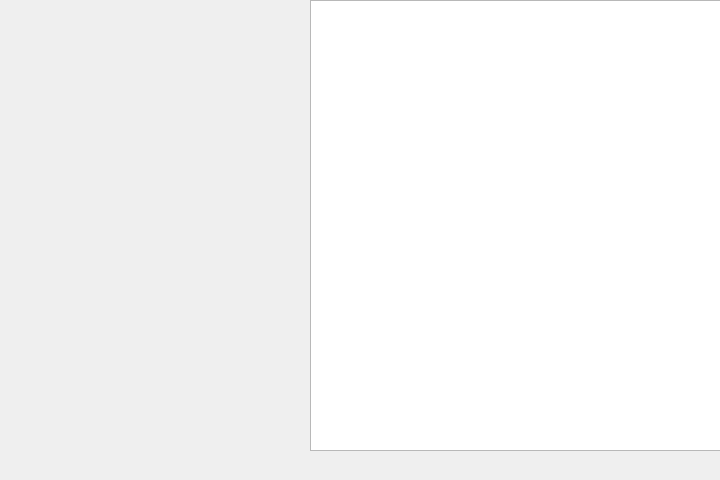
<?xml version="1.0" encoding="UTF-8"?>
<ui version="4.0">
 <class>MainWindow</class>
 <widget class="QMainWindow" name="MainWindow">
  <property name="geometry">
   <rect>
    <x>0</x>
    <y>0</y>
    <width>720</width>
    <height>480</height>
   </rect>
  </property>
  <property name="windowTitle">
   <string>MainWindow</string>
  </property>
  <widget class="QWidget" name="centralWidget">
   <widget class="QPlainTextEdit" name="plainTextEdit">
    <property name="geometry">
     <rect>
      <x>310</x>
      <y>0</y>
      <width>411</width>
      <height>451</height>
     </rect>
    </property>
    <property name="readOnly">
     <bool>true</bool>
    </property>
   </widget>
  </widget>
  <widget class="QMenuBar" name="menuBar">
   <property name="geometry">
    <rect>
     <x>0</x>
     <y>0</y>
     <width>720</width>
     <height>26</height>
    </rect>
   </property>
  </widget>
 </widget>
 <layoutdefault spacing="6" margin="11"/>
 <resources/>
 <connections/>
</ui>
